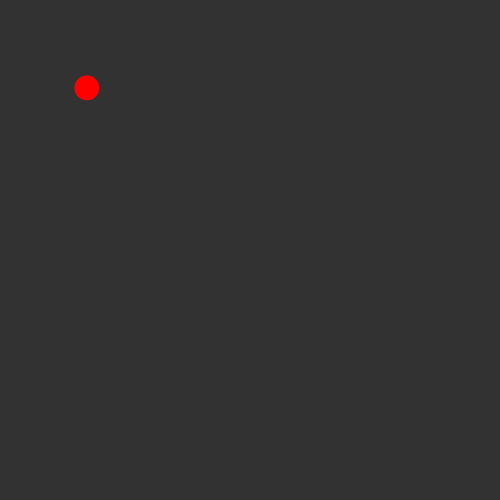
Frame 1 (no input)
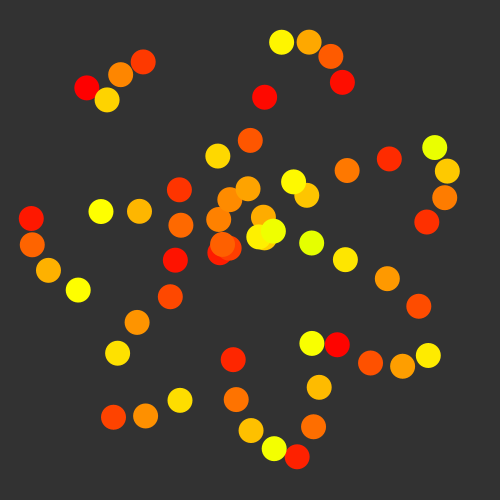
Frame 60 (the mouse pressed at the canvas centre just before this capture)
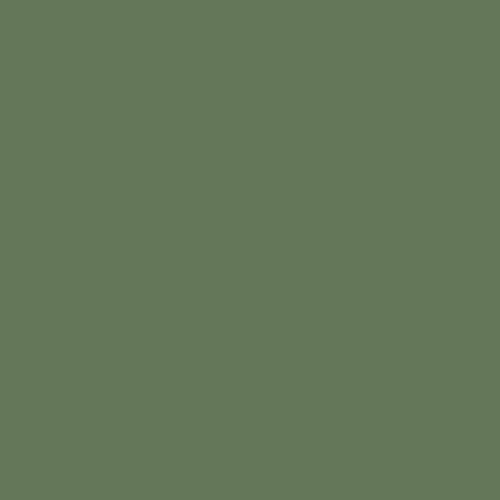
Frame 120 (the mouse held since frame 60 and released just before this capture)

The Processing sketch that drew these frames (run headless with seeded random() and noise(); from frame 60 on, the mouse is pressed at the canvas centre):

// Processing sketch: processing_131054
// ── processing_131054.pde


//change size of the great circle (place and speed) 
//\\s=?? and s=s+? 
//change speed of color changing || maxspeed = ?
//speed of printing(omega) || w = ??
//size of the circles || ellipse(x,y,??,??)
//(others)circle,colour,the great shape(to a star*)
float a;
float o = 0;
float as= random(0,3);
float w = random(0,3);
float x;
float y;
float dx;
float dy;
float maxspeed = random(1,5);
float r = 254;
float g = 0;
float b = 0;
float rspeed = 0;
//from red to yellow:
float gspeed = maxspeed;
float bspeed = 0;
int maxr = 255;
int maxg = 255;
int maxb = 255;
float maxs = random(100,200);
float s = maxs;
void setup(){
  size(500,500);
  background(50);
}
void draw(){
 // background(100);
 s-=0.2;
  a+=as;
  o=o+w;
  x=sin(o)*s+dx;
  y=cos(o)*s+dy;
  dx=cos(a)*100+250;
  dy=sin(a)*100+250;
  fill(r,g,b);
  noStroke();
  
  ellipse(x,y,25,25);
  
   r = r + rspeed;
  g = g + gspeed;
  b = b + bspeed;
 // yellow
  if ((g>=maxg)){
    gspeed = 0;
    rspeed = -maxspeed;
  }
  //green
  if (r<=0){
    rspeed = 0;
    bspeed = maxspeed;
  }
  //sky
  if (b>=maxb){
    bspeed = 0;
    gspeed = -maxspeed;
  }
  //dark blua
  if (g<=0){
    gspeed = 0;
    rspeed = maxspeed;
  }
 // pink
  if (r>=maxr){
    rspeed = 0;
    bspeed = -maxspeed;
  }//red
  if (b<=-1){
    bspeed = 0;
    r=254;
    g=0;
    b=0;
    gspeed=maxspeed;
  }
  if (s<=-150){
    s=s*-1;
  }
  if (mousePressed){
    r=random(0,255);
    g=random(0,255);
    b=random(0,255);
    background(r,g,b);
    as= random(0,3);
    w = random(0,3);
    maxs = random(100,200);
  }
}
/*any ideas for easier change of colors please comment
btw,you can change anything to create more
by what i said in the beginning*/
